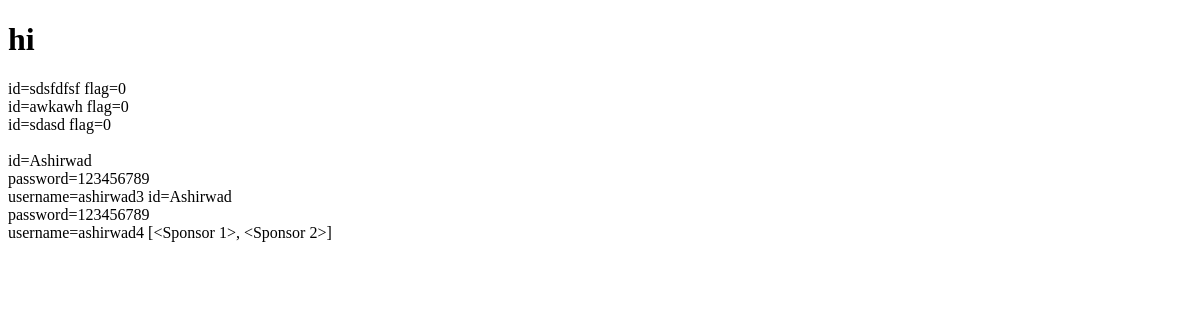
/test, run on an earlier commit of the app's database.
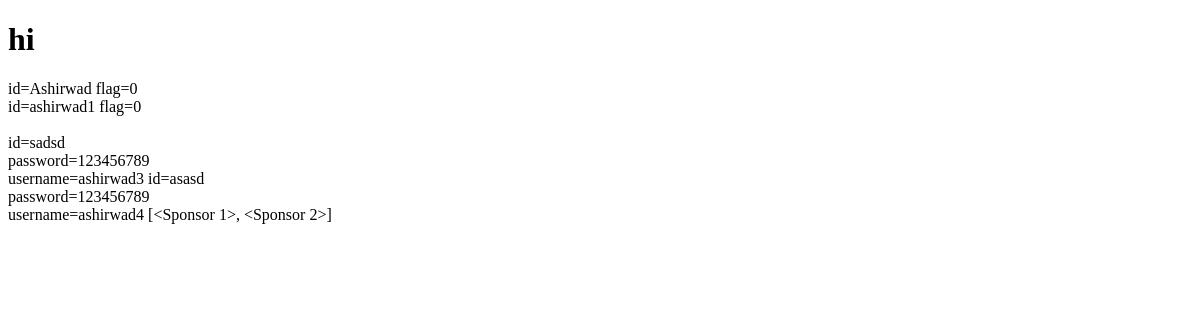
And on a later commit of the database.
### models.py (models this page shows)
class Influencer(db.Model):
    __tablename__ = 'influencer'
    inid=db.Column(db.Integer,primary_key=True)
    iname = db.Column(db.String, nullable=False)
    usename = db.Column(db.String, unique=True)
    email = db.Column(db.String, nullable=False)
    password = db.Column(db.String, nullable=False)
    platform = db.Column(db.String, nullable=False)
    number = db.Column(db.Integer, nullable=False)
    reach = db.Column(db.Integer, nullable=False)
    flag = db.Column(db.Integer, nullable=False, default=0)

class Sponsor(db.Model):
    __tablename__ = 'sponsor'
    sid=db.Column(db.Integer,primary_key=True)
    sname = db.Column(db.String, nullable=False)
    usename = db.Column(db.String, unique=True)
    email = db.Column(db.String, nullable=False)
    password = db.Column(db.String, nullable=False)
    industry = db.Column(db.String, nullable=False)
    number = db.Column(db.Integer, nullable=False)
    flag = db.Column(db.Integer, nullable=False, default=0)

### main.py (the view)
@app.route('/test')
def test():
    influ=Influencer.query.all()
    sp=Sponsor.query.all()
    return render_template('testveiw.html',influ=influ,sp=sp)

### templates/testveiw.html (shortened to what this page needs)
<!DOCTYPE html>
<html lang="en">
<head>
    <link rel="stylesheet" href="">
</head>
<body>
    <h1>hi</h1>
    {% for i in influ %}
    id={{i.iname}}
    flag={{i.flag}}<br>
    {%endfor%}
    <br>
    {% for s in sp %}
    id={{s.sname}}<br>
    password={{s.password}}<br>
    username={{s.usename}}
    {%endfor%}
    {%print(sp)%}
</body>
</html>

What changed in the data, as far as the page shows it:
removed Influencer: iname "sdasd", flag "0"
changed Influencer: iname "sdsfdfsf" → "Ashirwad"
changed Influencer: iname "awkawh" → "ashirwad1"
changed Sponsor "ashirwad3": sname "Ashirwad" → "sadsd"
changed Sponsor "ashirwad4": sname "Ashirwad" → "asasd"
